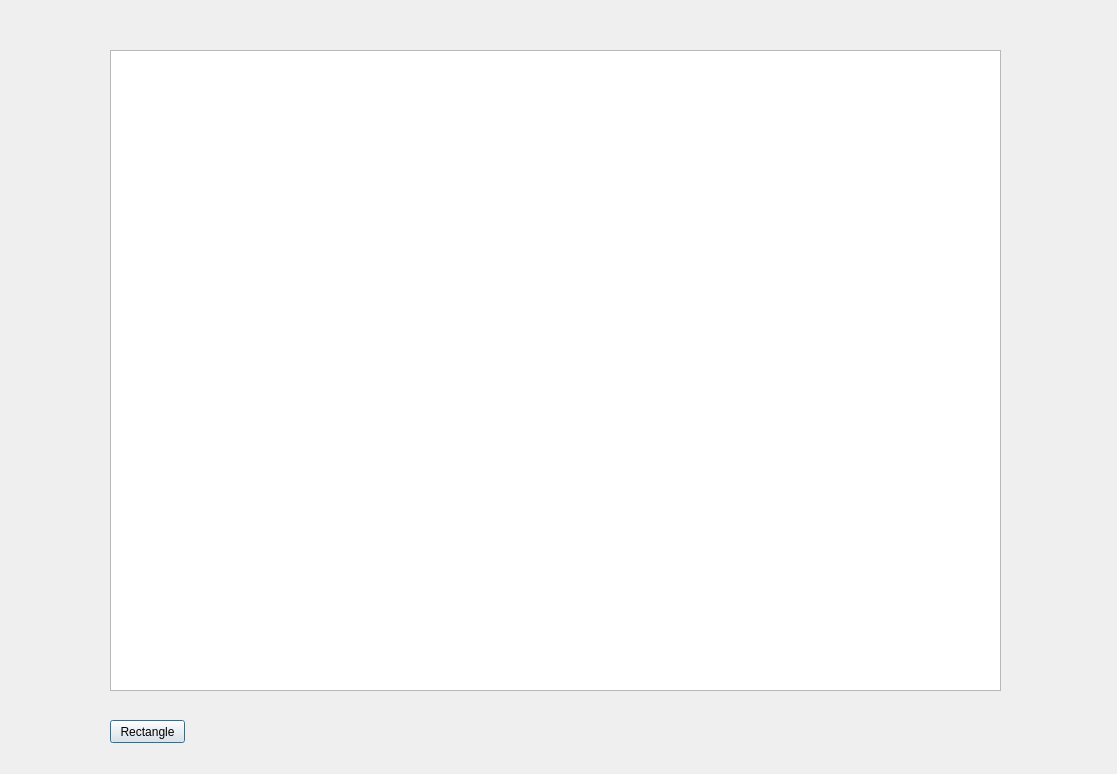
<?xml version="1.0" encoding="UTF-8"?>
<ui version="4.0">
 <class>Dialog</class>
 <widget class="QDialog" name="Dialog">
  <property name="geometry">
   <rect>
    <x>0</x>
    <y>0</y>
    <width>1117</width>
    <height>774</height>
   </rect>
  </property>
  <property name="windowTitle">
   <string>Dialog</string>
  </property>
  <widget class="QGraphicsView" name="graphicsView">
   <property name="geometry">
    <rect>
     <x>110</x>
     <y>50</y>
     <width>891</width>
     <height>641</height>
    </rect>
   </property>
  </widget>
  <widget class="QPushButton" name="pushButton">
   <property name="geometry">
    <rect>
     <x>110</x>
     <y>720</y>
     <width>75</width>
     <height>23</height>
    </rect>
   </property>
   <property name="text">
    <string>Rectangle</string>
   </property>
  </widget>
 </widget>
 <layoutdefault spacing="6" margin="11"/>
 <resources/>
 <connections/>
</ui>
